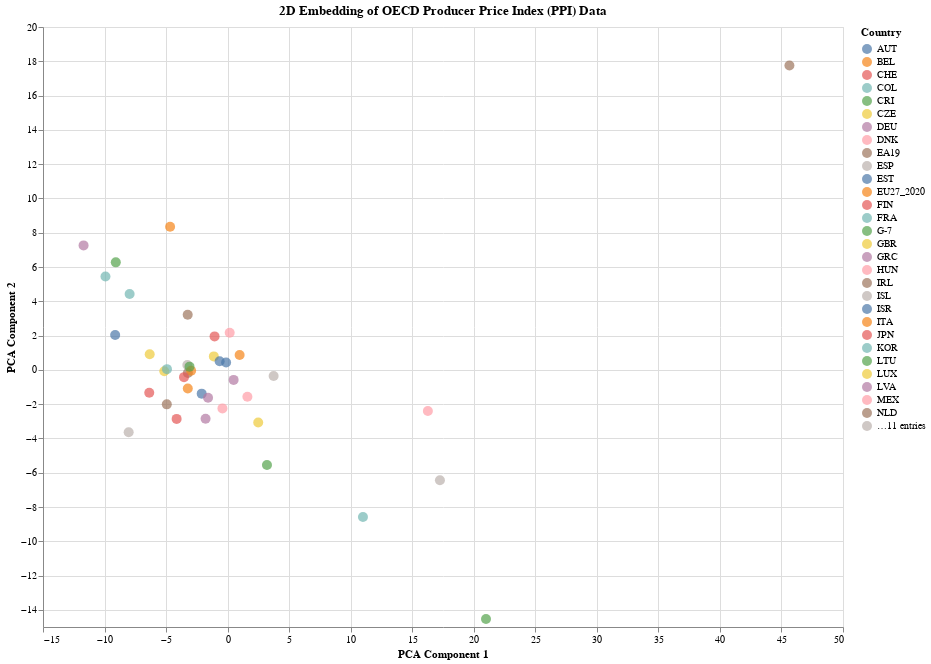

The code cell stored with this chart in its notebook:
### Code cell
scatter_plot

### Figure 1 — Vega-Lite specification as saved in the notebook (floating-point values rounded to 4 significant figures)
{"config": {"view": {"continuousWidth": 400, "continuousHeight": 300}}, "data": {"name": "data-f14441483c950c1324ec271fb9f2f742"}, "mark": {"type": "circle", "size": 100}, "encoding": {"color": {"field": "Country", "title": "Country", "type": "nominal"}, "tooltip": [{"field": "Country", "type": "nominal"}], "x": {"field": "Component 1", "title": "PCA Component 1", "type": "quantitative"}, "y": {"field": "Component 2", "title": "PCA Component 2", "type": "quantitative"}}, "height": 600, "title": "2D Embedding of OECD Producer Price Index (PPI) Data", "width": 800, "$schema": "https://vega.github.io/schema/vega-lite/v4.17.0.json", "datasets": {"data-f14441483c950c1324ec271fb9f2f742": [{"Component 1": -2.106, "Component 2": -1.387, "Country": "AUT"}, {"Component 1": -4.673, "Component 2": 8.346, "Country": "BEL"}, {"Component 1": -6.367, "Component 2": -1.331, "Country": "CHE"}, {"Component 1": 11.0, "Component 2": -8.587, "Country": "COL"}, {"Component 1": 3.198, "Component 2": -5.545, "Country": "CRI"}, {"Component 1": -5.144, "Component 2": -0.08346, "Country": "CZE"}, {"Component 1": -1.59, "Component 2": -1.632, "Country": "DEU"}, {"Component 1": -0.4202, "Component 2": -2.248, "Country": "DNK"}, {"Component 1": -3.231, "Component 2": -0.1804, "Country": "EA19"}, {"Component 1": -3.272, "Component 2": 0.2801, "Country": "ESP"}, {"Component 1": -0.1223, "Component 2": 0.4292, "Country": "EST"}, {"Component 1": -2.964, "Component 2": -0.04753, "Country": "EU27_2020"}, {"Component 1": -3.543, "Component 2": -0.424, "Country": "FIN"}, {"Component 1": -4.928, "Component 2": 0.04172, "Country": "FRA"}, {"Component 1": -3.095, "Component 2": 0.187, "Country": "G-7"}, {"Component 1": -1.12, "Component 2": 0.7853, "Country": "GBR"}, {"Component 1": -11.7, "Component 2": 7.26, "Country": "GRC"}, {"Component 1": 0.1693, "Component 2": 2.165, "Country": "HUN"}, {"Component 1": -4.941, "Component 2": -2.012, "Country": "IRL"}, {"Component 1": -8.04, "Component 2": -3.643, "Country": "ISL"}, {"Component 1": -9.137, "Component 2": 2.028, "Country": "ISR"}, {"Component 1": -3.235, "Component 2": -1.092, "Country": "ITA"}, {"Component 1": -4.143, "Component 2": -2.861, "Country": "JPN"}, {"Component 1": -9.925, "Component 2": 5.449, "Country": "KOR"}, {"Component 1": -9.085, "Component 2": 6.271, "Country": "LTU"}, {"Component 1": 2.485, "Component 2": -3.068, "Country": "LUX"}, {"Component 1": 0.4888, "Component 2": -0.5864, "Country": "LVA"}, {"Component 1": 16.27, "Component 2": -2.398, "Country": "MEX"}, {"Component 1": -3.244, "Component 2": 3.213, "Country": "NLD"}, {"Component 1": 3.739, "Component 2": -0.3532, "Country": "NOR"}, {"Component 1": -0.6482, "Component 2": 0.5025, "Country": "OECD"}, {"Component 1": 0.9751, "Component 2": 0.8708, "Country": "OECDE"}, {"Component 1": -1.06, "Component 2": 1.952, "Country": "POL"}, {"Component 1": -7.962, "Component 2": 4.428, "Country": "PRT"}, {"Component 1": 20.99, "Component 2": -14.53, "Country": "RUS"}, {"Component 1": -6.33, "Component 2": 0.9078, "Country": "SVK"}, {"Component 1": -1.791, "Component 2": -2.856, "Country": "SVN"}, {"Component 1": 1.607, "Component 2": -1.571, "Country": "SWE"}, {"Component 1": 45.65, "Component 2": 17.75, "Country": "TUR"}, {"Component 1": 17.25, "Component 2": -6.436, "Country": "ZAF"}]}}
